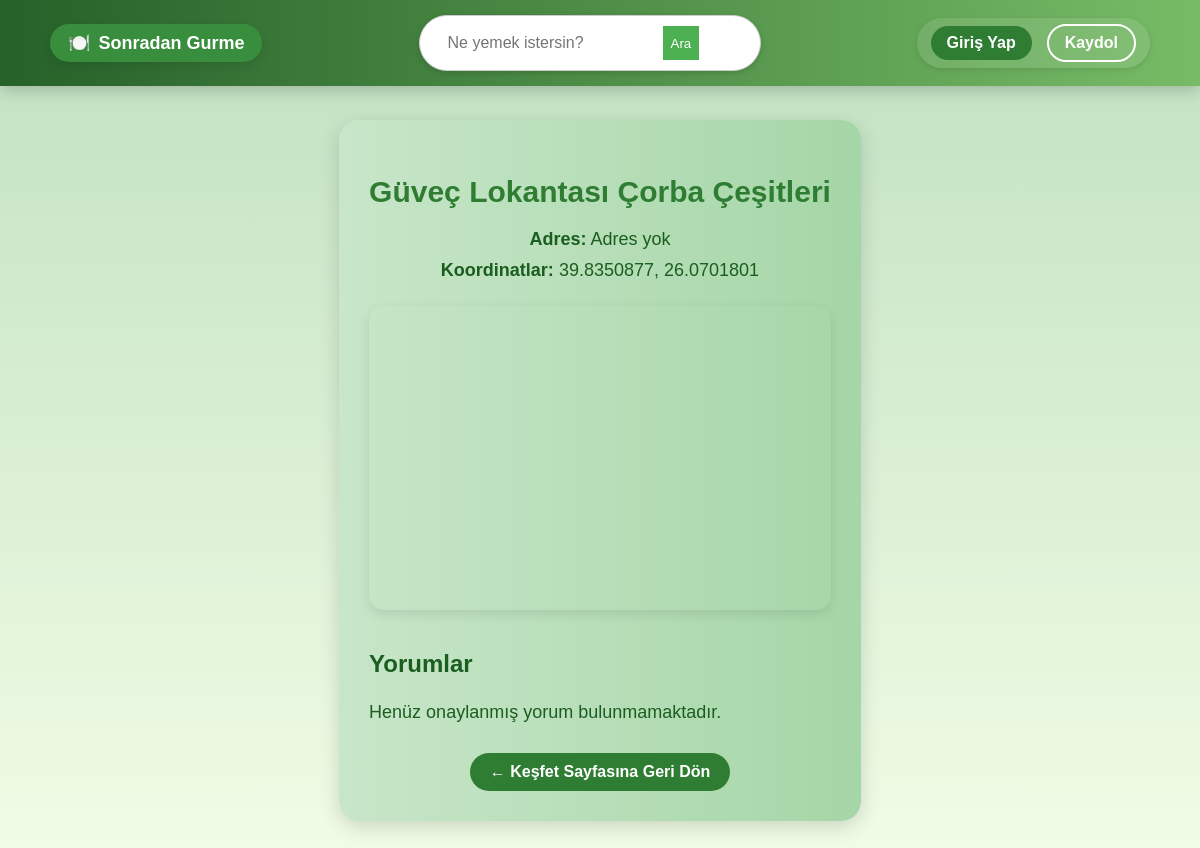
The page /restoran/189/ on the database as committed earlier.
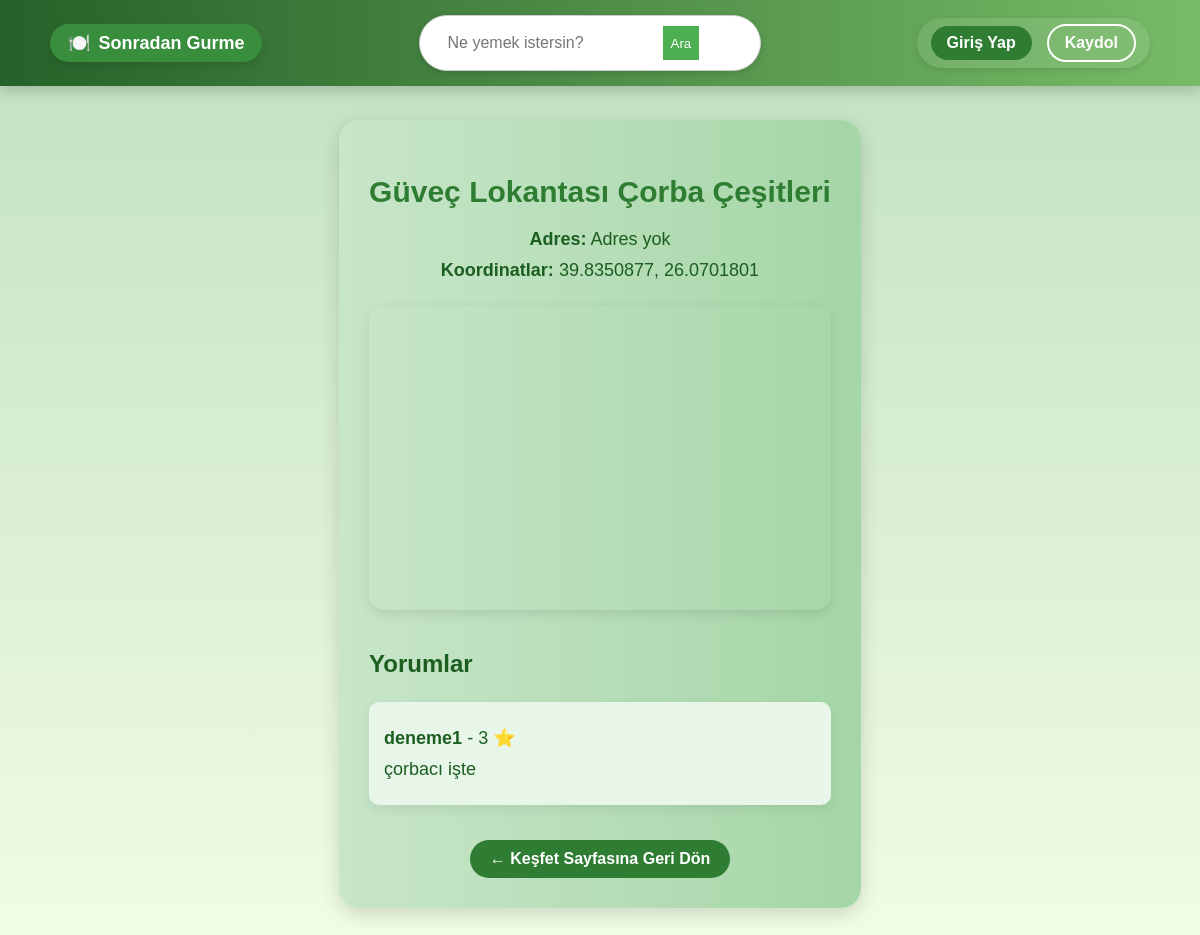
The same page on the database as committed later.
### sgapp/models.py (models this page shows, shortened)
class Review(models.Model):
    RATING_CHOICES = [(i, str(i)) for i in range(1, 6)]
    user = models.ForeignKey(User, on_delete=models.CASCADE)
    restaurant = models.ForeignKey('Restaurant', on_delete=models.CASCADE)  # 👈 Tırnak içinde!
    comment = models.TextField()
    rating = models.IntegerField(choices=RATING_CHOICES)
    created_at = models.DateTimeField(auto_now_add=True)
    status = models.CharField(max_length=20, choices=[
        ('pending', 'Bekliyor'),
        ('approved', 'Onaylandı'),
        ('rejected', 'Reddedildi')
    ], default='pending')

class User(AbstractUser):
    ROLE_CHOICES = (
        ('normal', 'Normal Kullanıcı'),
        ('gurme', 'Gurme'),
        ('moderator', 'Moderatör'),
    )
    role = models.CharField(max_length=10, choices=ROLE_CHOICES, default='normal')
    bio = models.TextField(blank=True)
    profile_picture = models.ImageField(upload_to='profiles/', null=True, blank=True)
    favorite_dish = models.CharField(max_length=100, blank=True, null=True)

### sgapp/views.py (the view)
# urls.py: path('restoran/<int:restoran_id>/', views.restoran_detay_view, name='restoran_detay'),
def restoran_detay_view(request, restoran_id):
    restoran = get_object_or_404(Restaurant, id=restoran_id)
    yorumlar = Review.objects.filter(restaurant=restoran, status='approved')
    return render(request, 'restoran_detay.html', {
        'restoran': restoran,
        'yorumlar': yorumlar
    })

### sgapp/context_processors.py (called while the page is built, shortened)
def moderator_bildirimler(request):
    return {}

### templates/restoran_detay.html (shortened to what this page needs)
{% extends "base.html" %}
{% block content %}
<div class="restoran-detay-container">
    <h2>{{ restoran.name }}</h2>
    <p><strong>Adres:</strong> {{ restoran.address }}</p>
    <p><strong>Koordinatlar:</strong> {{ restoran.latitude }}, {{ restoran.longitude }}</p>
    <div class="harita">
        <iframe
          width="100%"
          height="300"
          style="border:0;"
          loading="lazy"
          allowfullscreen
          src="https://www.google.com/maps?q={{ restoran.latitude }},{{ restoran.longitude }}&output=embed">
        </iframe>
    </div>
    <div class="restoran-yorumlar">
        <h3>Yorumlar</h3>
        {% if yorumlar %}
            {% for yorum in yorumlar %}
                <div class="yorum-karti">
                    <p><strong>{{ yorum.user.username }}</strong> - {{ yorum.rating }} ⭐</p>
                    <p>{{ yorum.comment }}</p>
                </div>
            {% endfor %}
        {% else %}
            <p style="margin-top: 20px;">Henüz onaylanmış yorum bulunmamaktadır.</p>
        {% endif %}
    </div>
    <a href="{% url 'kesfet' %}" class="geri-don-link">← Keşfet Sayfasına Geri Dön</a>
</div>
{% endblock %}

Rows that differ between the two databases and show on the page:
added Review: user.username "deneme1", rating "3", comment "çorbacı işte"
Other text that changed with them:
text no longer shown: "Henüz onaylanmış yorum bulunmamaktadır."
